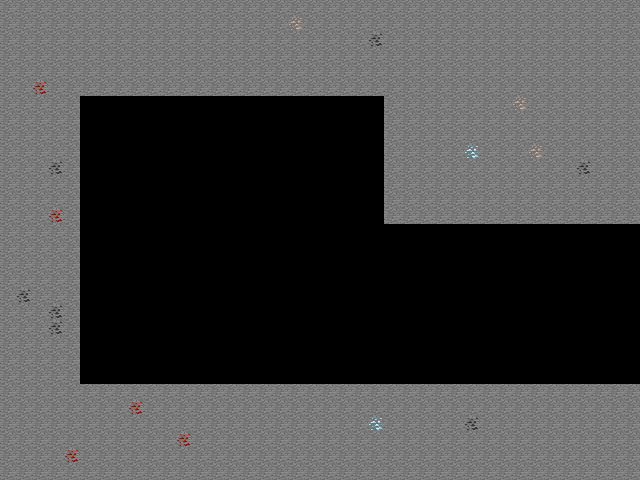

This game map was drawn from its Tiled (.tmx) file and the tilesets committed beside it. A one-line description and the full map source follow:
An orthogonal 40x30 tile map with 16x16 px tiles, 1 tile layer (Tile Layer 1) and 1 object (Checkpoint).

<map version="1.2" tiledversion="1.2.3" orientation="orthogonal" renderorder="right-down" width="40" height="30" tilewidth="16" tileheight="16" infinite="0" nextlayerid="7" nextobjectid="22">
 <tileset firstgid="1" source="mc_sprites.tsx" />
 <layer id="6" name="Tile Layer 1" width="40" height="30">
  <data encoding="csv">
2,2,2,2,2,2,2,2,2,2,2,2,2,2,2,2,2,2,2,2,2,2,2,2,2,2,2,2,2,2,2,2,2,2,2,2,2,2,2,2,
2,2,2,2,2,2,2,2,2,2,2,2,2,2,2,2,2,2,82,2,2,2,2,2,2,2,2,2,2,2,2,2,2,2,2,2,2,2,2,2,
2,2,2,2,2,2,2,2,2,2,2,2,2,2,2,2,2,2,2,2,2,2,2,83,2,2,2,2,2,2,2,2,2,2,2,2,2,2,2,2,
2,2,2,2,2,2,2,2,2,2,2,2,2,2,2,2,2,2,2,2,2,2,2,2,2,2,2,2,2,2,2,2,2,2,2,2,2,2,2,2,
2,2,2,2,2,2,2,2,2,2,2,2,2,2,2,2,2,2,2,2,2,2,2,2,2,2,2,2,2,2,2,2,2,2,2,2,2,2,2,2,
2,2,124,2,2,2,2,2,2,2,2,2,2,2,2,2,2,2,2,2,2,2,2,2,2,2,2,2,2,2,2,2,2,2,2,2,2,2,2,2,
2,2,2,2,2,0,0,0,0,0,0,0,0,0,0,0,0,0,0,0,0,0,0,0,2,2,2,2,2,2,2,2,82,2,2,2,2,2,2,2,
2,2,2,2,2,0,0,0,0,0,0,0,0,0,0,0,0,0,0,0,0,0,0,0,2,2,2,2,2,2,2,2,2,2,2,2,2,2,2,2,
2,2,2,2,2,0,0,0,0,0,0,0,0,0,0,0,0,0,0,0,0,0,0,0,2,2,2,2,2,2,2,2,2,2,2,2,2,2,2,2,
2,2,2,2,2,0,0,0,0,0,0,0,0,0,0,0,0,0,0,0,0,0,0,0,2,2,2,2,2,123,2,2,2,82,2,2,2,2,2,2,
2,2,2,83,2,0,0,0,0,0,0,0,0,0,0,0,0,0,0,0,0,0,0,0,2,2,2,2,2,2,2,2,2,2,2,2,83,2,2,2,
2,2,2,2,2,0,0,0,0,0,0,0,0,0,0,0,0,0,0,0,0,0,0,0,2,2,2,2,2,2,2,2,2,2,2,2,2,2,2,2,
2,2,2,2,2,0,0,0,0,0,0,0,0,0,0,0,0,0,0,0,0,0,0,0,2,2,2,2,2,2,2,2,2,2,2,2,2,2,2,2,
2,2,2,124,2,0,0,0,0,0,0,0,0,0,0,0,0,0,0,0,0,0,0,0,2,2,2,2,2,2,2,2,2,2,2,2,2,2,2,2,
2,2,2,2,2,0,0,0,0,0,0,0,0,0,0,0,0,0,0,0,0,0,0,0,0,0,0,0,0,0,0,0,0,0,0,0,0,0,0,0,
2,2,2,2,2,0,0,0,0,0,0,0,0,0,0,0,0,0,0,0,0,0,0,0,0,0,0,0,0,0,0,0,0,0,0,0,0,0,0,0,
2,2,2,2,2,0,0,0,0,0,0,0,0,0,0,0,0,0,0,0,0,0,0,0,0,0,0,0,0,0,0,0,0,0,0,0,0,0,0,0,
2,2,2,2,2,0,0,0,0,0,0,0,0,0,0,0,0,0,0,0,0,0,0,0,0,0,0,0,0,0,0,0,0,0,0,0,0,0,0,0,
2,83,2,2,2,0,0,0,0,0,0,0,0,0,0,0,0,0,0,0,0,0,0,0,0,0,0,0,0,0,0,0,0,0,0,0,0,0,0,0,
2,2,2,83,2,0,0,0,0,0,0,0,0,0,0,0,0,0,0,0,0,0,0,0,0,0,0,0,0,0,0,0,0,0,0,0,0,0,0,0,
2,2,2,83,2,0,0,0,0,0,0,0,0,0,0,0,0,0,0,0,0,0,0,0,0,0,0,0,0,0,0,0,0,0,0,0,0,0,0,0,
2,2,2,2,2,0,0,0,0,0,0,0,0,0,0,0,0,0,0,0,0,0,0,0,0,0,0,0,0,0,0,0,0,0,0,0,0,0,0,0,
2,2,2,2,2,0,0,0,0,0,0,0,0,0,0,0,0,0,0,0,0,0,0,0,0,0,0,0,0,0,0,0,0,0,0,0,0,0,0,0,
2,2,2,2,2,0,0,0,0,0,0,0,0,0,0,0,0,0,0,0,0,0,0,0,0,0,0,0,0,0,0,0,0,0,0,0,0,0,0,0,
2,2,2,2,2,2,2,2,2,2,2,2,2,2,2,2,2,2,2,2,2,2,2,2,2,2,2,2,2,2,2,2,2,2,2,2,2,2,2,2,
2,2,2,2,2,2,2,2,124,2,2,2,2,2,2,2,2,2,2,2,2,2,2,2,2,2,2,2,2,2,2,2,2,2,2,2,2,2,2,2,
2,2,2,2,2,2,2,2,2,2,2,2,2,2,2,2,2,2,2,2,2,2,2,123,2,2,2,2,2,83,2,2,2,2,2,2,2,2,2,2,
2,2,2,2,2,2,2,2,2,2,2,124,2,2,2,2,2,2,2,2,2,2,2,2,2,2,2,2,2,2,2,2,2,2,2,2,2,2,2,2,
2,2,2,2,124,2,2,2,2,2,2,2,2,2,2,2,2,2,2,2,2,2,2,2,2,2,2,2,2,2,2,2,2,2,2,2,2,2,2,2,
2,2,2,2,2,2,2,2,2,2,2,2,2,2,2,2,2,2,2,2,2,2,2,2,2,2,2,2,2,2,2,2,2,2,2,2,2,2,2,2
</data>
 </layer>
 <objectgroup id="3" name="Object Layer 1">
  <object id="19" name="Checkpoint" gid="592" x="144" y="384" width="16" height="16" />
 </objectgroup>
</map>
